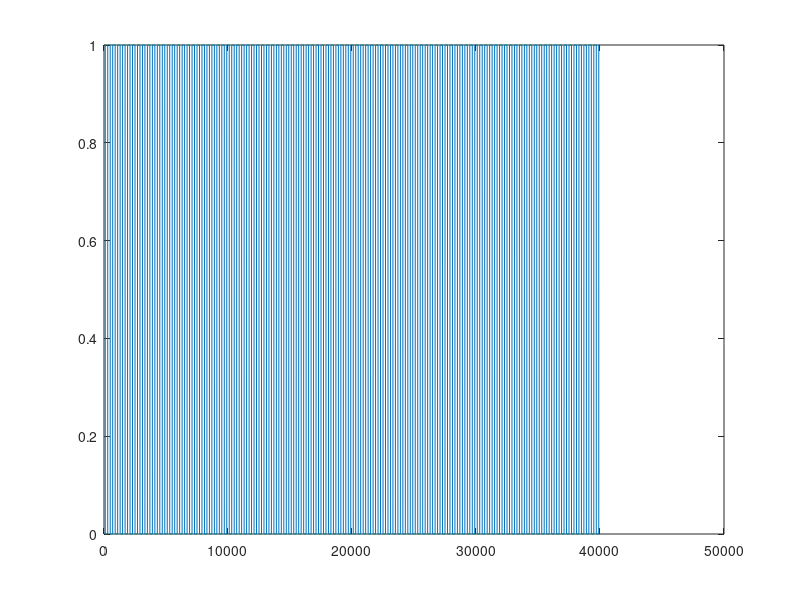
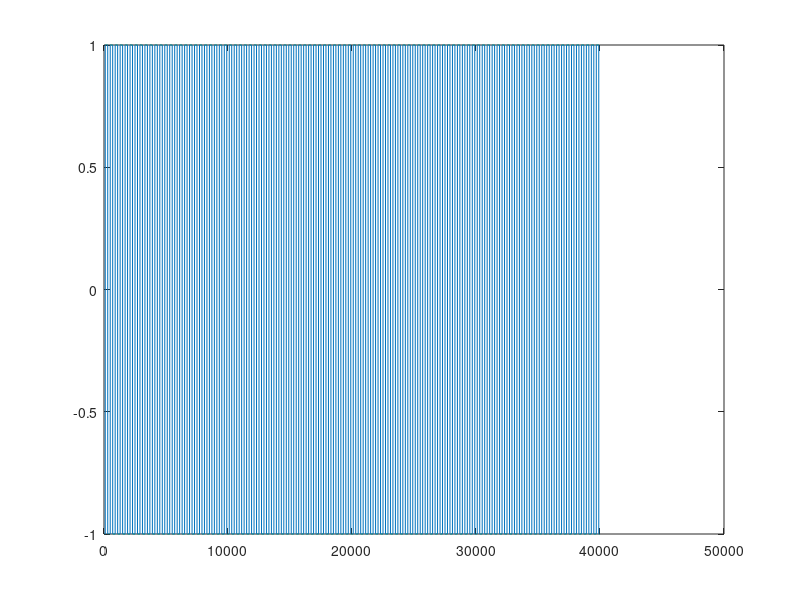
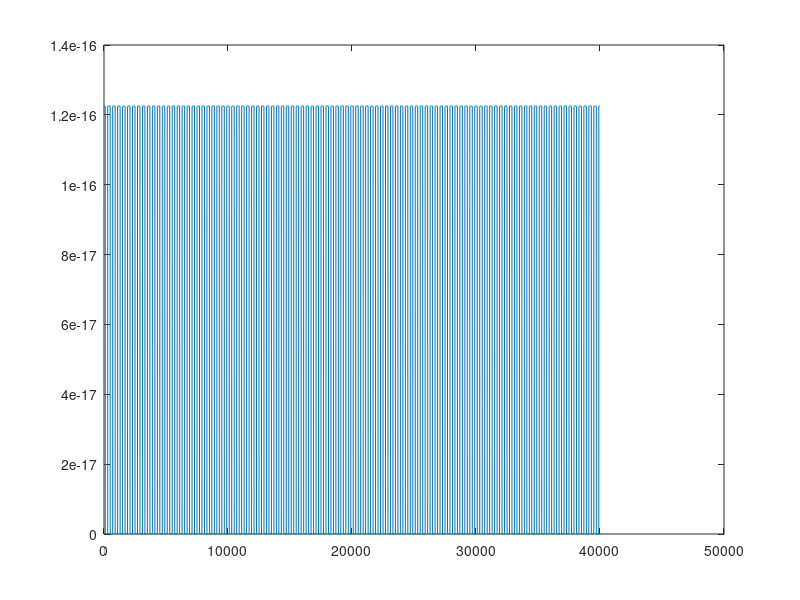

These figures' MATLAB source, in order:
t = -200:0.01:200;       % sample freq (um)
d = -200:4:200;           % repetition frequency

w = 2;

pulse_train = pulstran(t, d, 'rectpuls', w);

figure
plot(pulse_train)


transmission_function = exp(1i*pi.*pulse_train);

figure
plot(real(transmission_function))
figure
plot(imag(transmission_function))